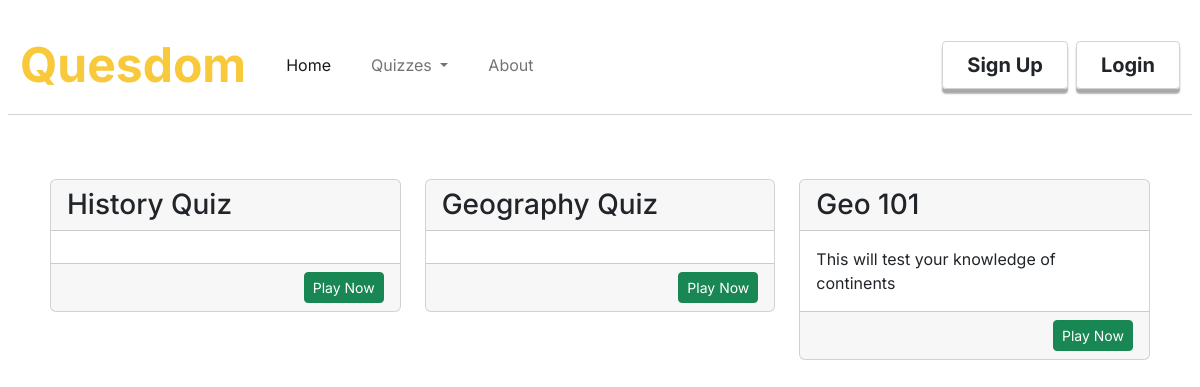
/allquizzes, run on an earlier commit of the app's database.
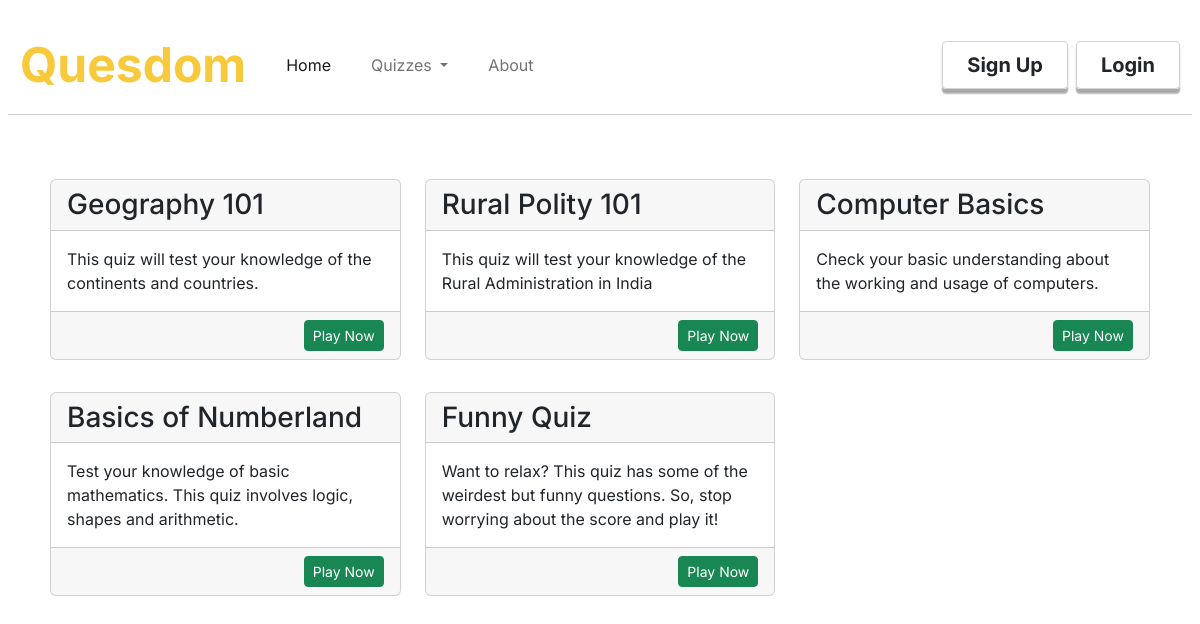
And on a later commit of the database.
### quesdom/models.py (models this page shows, shortened)
class Quizzes(db.Model):
    id = db.Column(db.Integer, primary_key = True)
    quiz_title = db.Column(db.String(30), nullable= False)
    quiz_description = db.Column(db.String(200), nullable=False)
    quiz_category = db.Column(db.String(20), nullable=False)
    quiz_difficulty = db.Column(db.String(10), nullable=False)
    date_created = db.Column(db.DateTime, nullable=False, default=datetime.utcnow)

### quesdom/routes.py (the view)
@app.route('/allquizzes')
def allquizzes():
    return render_template('allquizzes.html',title='All Quizzes',quizzes=Quizzes.query.all())

### quesdom/templates/allquizzes.html
{%extends "layout.html"%}
{%block content%}
<div class="content-section row p-2 pt-md-5">
    {%for quiz in quizzes%}
        <div class="col-10 col-sm-5 col-md-4 my-3">
            <div class="card">
                <div class="card-header h3">
                    {{quiz.quiz_title}}
                </div>
                <div class="card-body">
                    {{quiz.quiz_description}}
                </div>
                <div class="card-footer text-end">
                    <a class="btn btn-success btn-sm" href="#">Play Now</a>
                </div>
            </div>
        </div>
    {%endfor%}
</div>
{%endblock%}

### quesdom/templates/layout.html (shortened to what this page needs)
<!DOCTYPE html>
<html lang="en">
  <head>
    <link rel="stylesheet" href="./static/styles.css"/>
    <link href="https://cdn.jsdelivr.net/npm/bootstrap@5.2.0-beta1/dist/css/bootstrap.min.css" rel="stylesheet">
    <link href="https://cdn.jsdelivr.net/npm/bootstrap@5.2.0-beta1/dist/css/bootstrap.min.css" rel="stylesheet">
  </head>
  <body  style="font-family: Inter;" onload="adjustLoginBtn()">
    <nav class="mt-3 mx-2 navbar navbar-expand-lg">
      <div class="container-fluid">
        <a class="navbar-brand fw-bolder" href="{{url_for('home')}}"><span class="brand-text">Quesdom</span></a>
        <div class="collapse navbar-collapse" id="navbarSupportedContent">
          <ul class="ms-3 navbar-nav me-auto mb-2 mb-lg-0">
            {%if current_user.role == 'Admin'%}
            <li class="nav-item dropdown py-4 py-sm-0">
              <a class="text-center nav-link dropdown-toggle" href="#" id="navbarDropdown" role="button" data-bs-toggle="dropdown" aria-expanded="false">
                  Quizzes
                </a>
                <ul class="dropdown-menu" aria-labelledby="navbarDropdown">
                    <li><a class="dropdown-item p-3 p-sm-2" href="{{url_for('indexquiz')}}">View Quizzes</a></li>
                    <li><a class="dropdown-item p-3 p-sm-2" href="{{url_for('createquiz')}}">Add Quiz</a></li>
                    <li><hr class="dropdown-divider"></li>
                    <li><a class="dropdown-item p-3 p-sm-2" href="#">Something</a></li>
                </ul>
            </li>
            {%else%}
            <li class="nav-item ">
              <a class="nav-link active text-center" aria-current="page" href="{{url_for('home')}}">Home</a>
            </li>
            <li class="nav-item dropdown py-4 py-sm-0 px-4">
                <a class="text-center nav-link dropdown-toggle" href="#" id="navbarDropdown" role="button" data-bs-toggle="dropdown" aria-expanded="false">
                    Quizzes
                  </a>
              </li>
              <li class="nav-item">
                <a class="nav-link text-center" href="{{url_for('about')}}">About</a>
              </li>
            {%endif%}
          </ul>
            {% if current_user.is_authenticated %}
              <div class="d-flex justify-content-center">
                <a id="login-btn-inner" style=" border: 1px solid lightgrey;" class="fw-bold px-4 py-2 btn text-dark fs-5 rounded-1 me-2" type="button" href="{{url_for('account')}}">{{current_user.username}}</a>
                <a id="login-btn-inner" style=" border: 1px solid lightgrey;" class="fw-bold px-4 py-2 btn text-dark fs-5 rounded-1 me-2" type="button" href="{{url_for('logout')}}">Logout</a>
              </div>
            {% else %}
              <div class="d-flex justify-content-center">
                <a id="login-btn-inner" style="border: 1px solid lightgrey;" class="fw-bold px-4 py-2 btn text-dark fs-5 rounded-1 me-2" type="button" href="{{url_for('register')}}">Sign Up</a>
                <a id="login-btn-inner" style="border: 1px solid lightgrey; " class="fw-bold px-4 py-2 btn text-dark fs-5 rounded-1" type="button" href="{{url_for('login')}}">Login</a>
              </div>
            {%endif%}
      </div>
    </nav>
    <div class="container">
        {%block content%}{%endblock%}
    </div>
  </body>
</html>

### quesdom/static/styles.css (style rules this page uses)
:root { --main-color: rgb(248,201,59); }
.nav-link { border-bottom: 2px solid darkgrey; }
.brand-text { font-size: 3rem; color: var(--main-color); }
#login-btn-inner { transition: 0.2s; box-shadow: 0 0.3rem 0.1rem 0 darkgrey; }
@media (max-width: 1200px) { .nav-link { border-bottom: none; } }
@media (max-width: 1200px) { .navbar { border-bottom: 1px solid lightgrey; } }

What changed in the data, as far as the page shows it:
removed Quizzes: quiz_title "History Quiz"
removed Quizzes: quiz_title "Geography Quiz"
removed Quizzes: quiz_title "Geo 101", quiz_description "This will test your knowledge of continents"
added Quizzes: quiz_title "Geography 101", quiz_description "This quiz will test your knowledge of the continents and countries."
added Quizzes: quiz_title "Rural Polity 101", quiz_description "This quiz will test your knowledge of the Rural Administration in India"
added Quizzes: quiz_title "Computer Basics", quiz_description "Check your basic understanding about the working and usage of computers."
added Quizzes: quiz_title "Basics of Numberland", quiz_description "Test your knowledge of basic mathematics. This quiz involves logic, shapes and arithmetic."
added Quizzes: quiz_title "Funny Quiz", quiz_description "Want to relax? This quiz has some of the weirdest but funny questions. So, stop worrying about the score and play it!"
